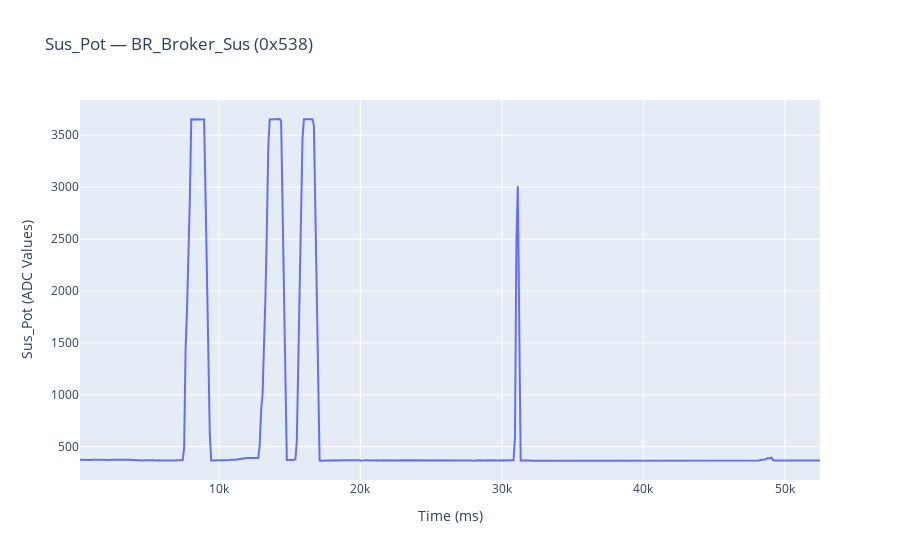
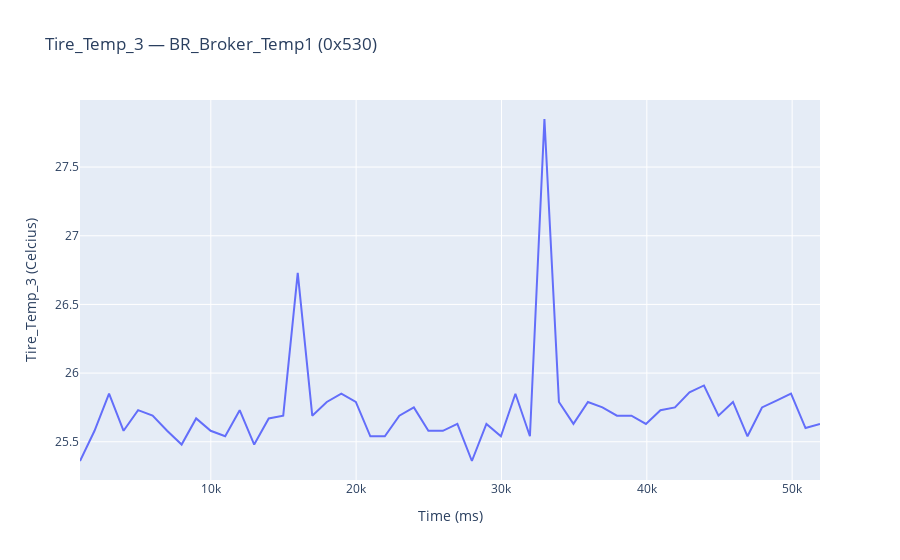
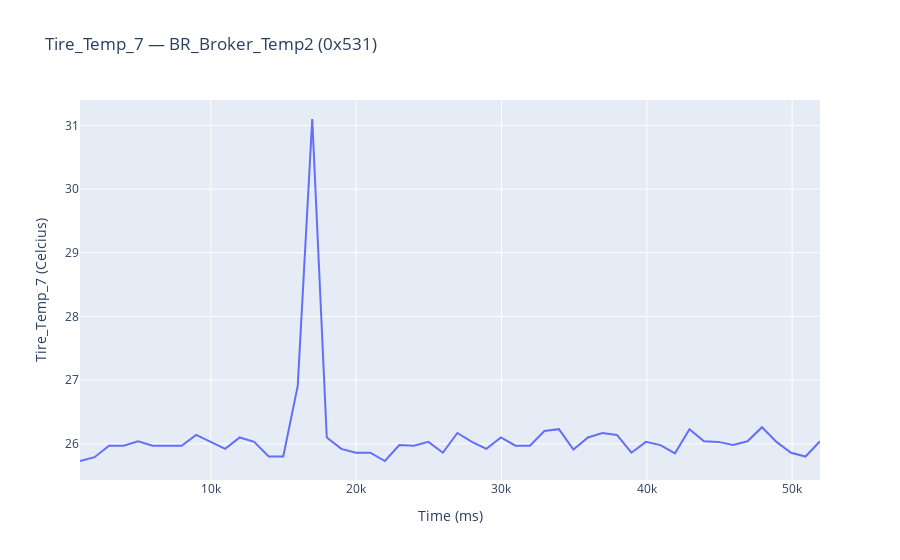

Source (notebook cell) for these figures, in order:
### Markdown cell above
## 3. Graph all signals

Loops over every unique (message, signal) pair in the DataFrame and creates an interactive plot for each. Skips if data is empty.

### Code cell
# Loop over every unique (message, signal) pair and plot each one
# Skips entirely if no signals were decoded
if df.empty:
    print("No signals decoded.")
else:
    for (msg_name, sig_name), group in df.groupby(["message_name", "signal_name"]):
        msg_id = group["message_id"].iloc[0]
        plot_signal(group, sig_name, msg_name, msg_id)

### Figure 1 — Plotly figure (JSON) as saved in the notebook; plotly's stock layout.template omitted (floating-point values rounded to 4 significant figures; data arrays with more than 128 entries replaced by an {"elided": "..."} marker saying what was removed)
{"data": [{"hovertemplate": "Time (ms)=%{x}<br>Sus_Pot (ADC Values)=%{y}<extra></extra>", "legendgroup": "", "line": {"color": "#636efa", "dash": "solid"}, "marker": {"symbol": "circle"}, "mode": "lines", "name": "", "orientation": "v", "showlegend": false, "type": "scatter", "x": {"elided": "520 int values"}, "xaxis": "x", "y": {"elided": "520 float values"}, "yaxis": "y"}], "layout": {"legend": {"tracegroupgap": 0}, "title": {"text": "Sus_Pot — BR_Broker_Sus (0x538)"}, "xaxis": {"anchor": "y", "domain": [0, 1], "title": {"text": "Time (ms)"}}, "yaxis": {"anchor": "x", "domain": [0, 1], "title": {"text": "Sus_Pot (ADC Values)"}}}}

### Figure 2 — Plotly figure (JSON) as saved in the notebook; plotly's stock layout.template omitted (floating-point values rounded to 4 significant figures)
{"data": [{"hovertemplate": "Time (ms)=%{x}<br>Tire_Temp_3 (Celcius)=%{y}<extra></extra>", "legendgroup": "", "line": {"color": "#636efa", "dash": "solid"}, "marker": {"symbol": "circle"}, "mode": "lines", "name": "", "orientation": "v", "showlegend": false, "type": "scatter", "x": [1000, 2000, 2999, 3998, 4997, 5995, 6994, 7993, 8992, 9990, 10989, 11987, 12986, 13985, 14983, 15982, 16981, 17980, 18979, 19977, 20976, 21974, 22973, 23971, 24970, 25968, 26966, 27965, 28963, 29961, 30959, 31957, 32955, 33953, 34951, 35949, 36947, 37944, 38942, 39940, 40938, 41937, 42935, 43933, 44931, 45929, 46927, 47925, 48923, 49921, 50919, 51916], "xaxis": "x", "y": [25.36, 25.58, 25.85, 25.58, 25.73, 25.69, 25.58, 25.48, 25.67, 25.58, 25.54, 25.73, 25.48, 25.67, 25.69, 26.73, 25.69, 25.79, 25.85, 25.79, 25.54, 25.54, 25.69, 25.75, 25.58, 25.58, 25.63, 25.36, 25.63, 25.54, 25.85, 25.54, 27.85, 25.79, 25.63, 25.79, 25.75, 25.69, 25.69, 25.63, 25.73, 25.75, 25.86, 25.91, 25.69, 25.79, 25.54, 25.75, 25.8, 25.85, 25.6, 25.63], "yaxis": "y"}], "layout": {"legend": {"tracegroupgap": 0}, "title": {"text": "Tire_Temp_3 — BR_Broker_Temp1 (0x530)"}, "xaxis": {"anchor": "y", "domain": [0, 1], "title": {"text": "Time (ms)"}}, "yaxis": {"anchor": "x", "domain": [0, 1], "title": {"text": "Tire_Temp_3 (Celcius)"}}}}

### Figure 3 — Plotly figure (JSON) as saved in the notebook; plotly's stock layout.template omitted (floating-point values rounded to 4 significant figures)
{"data": [{"hovertemplate": "Time (ms)=%{x}<br>Tire_Temp_7 (Celcius)=%{y}<extra></extra>", "legendgroup": "", "line": {"color": "#636efa", "dash": "solid"}, "marker": {"symbol": "circle"}, "mode": "lines", "name": "", "orientation": "v", "showlegend": false, "type": "scatter", "x": [1001, 2000, 2999, 3998, 4997, 5996, 6995, 7993, 8992, 9991, 10989, 11988, 12986, 13985, 14984, 15982, 16981, 17980, 18979, 19978, 20976, 21975, 22973, 23972, 24970, 25968, 26967, 27965, 28963, 29961, 30959, 31957, 32955, 33953, 34951, 35949, 36947, 37944, 38942, 39940, 40939, 41937, 42935, 43933, 44931, 45929, 46927, 47925, 48923, 49921, 50919, 51917], "xaxis": "x", "y": [25.73, 25.79, 25.97, 25.97, 26.04, 25.97, 25.97, 25.97, 26.14, 26.03, 25.92, 26.1, 26.03, 25.8, 25.8, 26.91, 31.1, 26.1, 25.92, 25.86, 25.86, 25.73, 25.98, 25.97, 26.03, 25.86, 26.17, 26.03, 25.92, 26.1, 25.97, 25.97, 26.2, 26.23, 25.91, 26.1, 26.17, 26.14, 25.86, 26.03, 25.98, 25.85, 26.23, 26.04, 26.03, 25.98, 26.04, 26.26, 26.03, 25.86, 25.8, 26.04], "yaxis": "y"}], "layout": {"legend": {"tracegroupgap": 0}, "title": {"text": "Tire_Temp_7 — BR_Broker_Temp2 (0x531)"}, "xaxis": {"anchor": "y", "domain": [0, 1], "title": {"text": "Time (ms)"}}, "yaxis": {"anchor": "x", "domain": [0, 1], "title": {"text": "Tire_Temp_7 (Celcius)"}}}}
